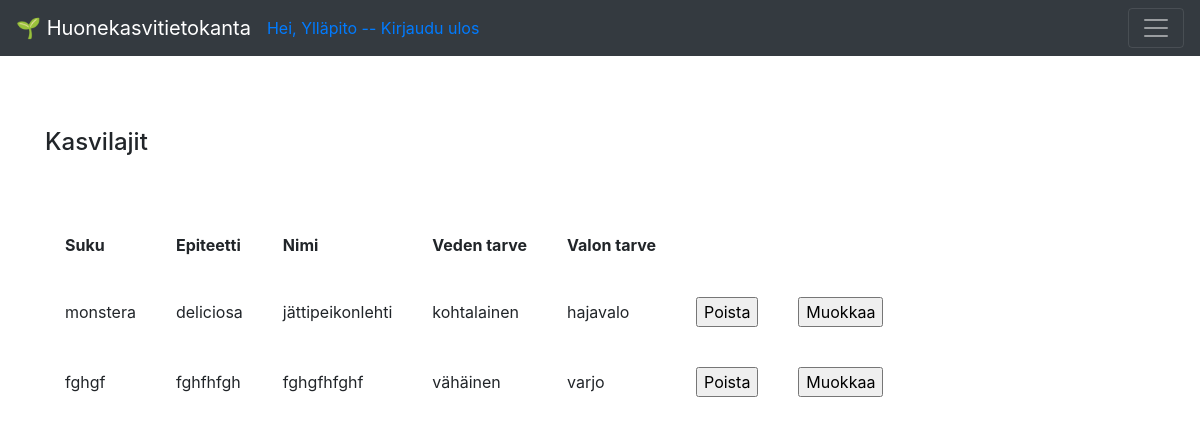
/species (signed in), run on the app's committed database.
### application/auth/models.py (models this page shows, shortened)
class User(db.Model):
    __tablename__ = "account"
    id = db.Column(db.Integer, primary_key=True)
    date_created = db.Column(db.DateTime, default=db.func.current_timestamp())
    name = db.Column(db.String(144), nullable=False)
    username = db.Column(db.String(144), nullable=False, unique=True)
    password = db.Column(db.String(144), nullable=False)
    plants = db.relationship("Plant", backref='account', lazy=True)

### application/species/models.py (models this page shows, shortened)
class Species(Base):
    __tablename__ = "species"
    genus = db.Column(db.String(144), nullable=False)
    epithet = db.Column(db.String(144), nullable=False)
    water = db.Column(db.String(144), nullable=False)
    light = db.Column(db.String(144), nullable=False)
    plants = db.relationship('Plant', backref='plant_species', lazy=True)

### application/species/views.py (the view)
@app.route("/species", methods=["GET"])
@login_required(role = "ANY")
def species_index():
    return render_template("species/list.html", species = Species.query.all())

### application/__init__.py (called while the page is built)
def login_required(role = "ANY"):
    def wrapper(fn):
        @wraps(fn)
        def decorated_view(*args, **kwargs):
            if not current_user:
                return login_manager.unauthorized()
            if not current_user.is_authenticated:
                return login_manager.unauthorized()
            unauthorized = False
            if not role == "ANY":
                unauthorized = True
                for user_role in current_user.userrole():
                    if user_role == role:
                        unauthorized = False
                        break
            if unauthorized:
                return login_manager.unauthorized()
            return fn(*args, **kwargs)
        return decorated_view
    return wrapper

@login_manager.user_loader
def load_user(user_id):
    return User.query.get(user_id)

### application/templates/species/list.html
{% extends "layout.html" %}
{% block body %}
<h4>Kasvilajit</h4>
<br>
<br>
  <table cellpadding="20">
    <tr>
      <th>Suku</th>
      <th>Epiteetti</th>
      <th>Nimi</th>
      <th>Veden tarve</th>
      <th>Valon tarve</th>
    </tr>
    {% for species in species %}
    <tr>
      <td>{{ species.genus }}</td>
      <td>{{ species.epithet }}</td>
      <td>{{ species.name }}</td>
      <td>{{ species.water }}</td>
      <td>{{ species.light }}</td>
      <td>
          {% if current_user.id == 1 %}
          <form method="POST" action="{{ url_for('species_delete', species_id=species.id) }}">
            <input type="submit" value="Poista"/>
          </form>
              </td>
              <td>
                  <form method="POST" action="{{ url_for('species_edit', species_id=species.id) }}">
                    <input type="submit" value="Muokkaa"/>
                  </form>
                      </td>
                      {% endif %}
      <td>
            </td>
    </tr>
    {% endfor %}
  </table>
{% endblock %}

### application/templates/layout.html (shortened to what this page needs)
<!DOCTYPE html>
<html>
  <head>
    <link rel="stylesheet"
          href= "https://stackpath.bootstrapcdn.com/bootstrap/4.3.1/css/bootstrap.min.css">
  </head>
  <body>
<nav class="navbar navbar-dark bg-dark">
    <a class="navbar-brand" href="#">&#127793; Huonekasvitietokanta</a>
    {% if current_user.is_authenticated %}
        <a href="{{ url_for('auth_logout') }}">Hei, {{ current_user.name }} -- Kirjaudu ulos</a>
        {% else %}
        </li><a class= "nav-link" href="{{ url_for('auth_login') }}">Kirjaudu sisään</a>
        <a class="nav-link" href="{{ url_for('auth_new') }}">Luo tunnus</a>
        {% endif %}
    <button class="navbar-toggler ml-auto"
                type="button"
                data-toggle="collapse"
                data-target="#navbarSupportedContent1">
            <span class="navbar-toggler-icon my-toggler">
          </span>
        </button>
  </nav>
<main role="main" class="container">
    <br>
    <br>
    <br>
    {% block body %}{% endblock %}
  </body>
</html>

### data on the page
User: name "Ylläpito"
Species: genus "monstera", epithet "deliciosa", name "jättipeikonlehti", water "kohtalainen", light "hajavalo"
Species: genus "fghgf", epithet "fghfhfgh", name "fghgfhfghf", water "vähäinen", light "varjo"
